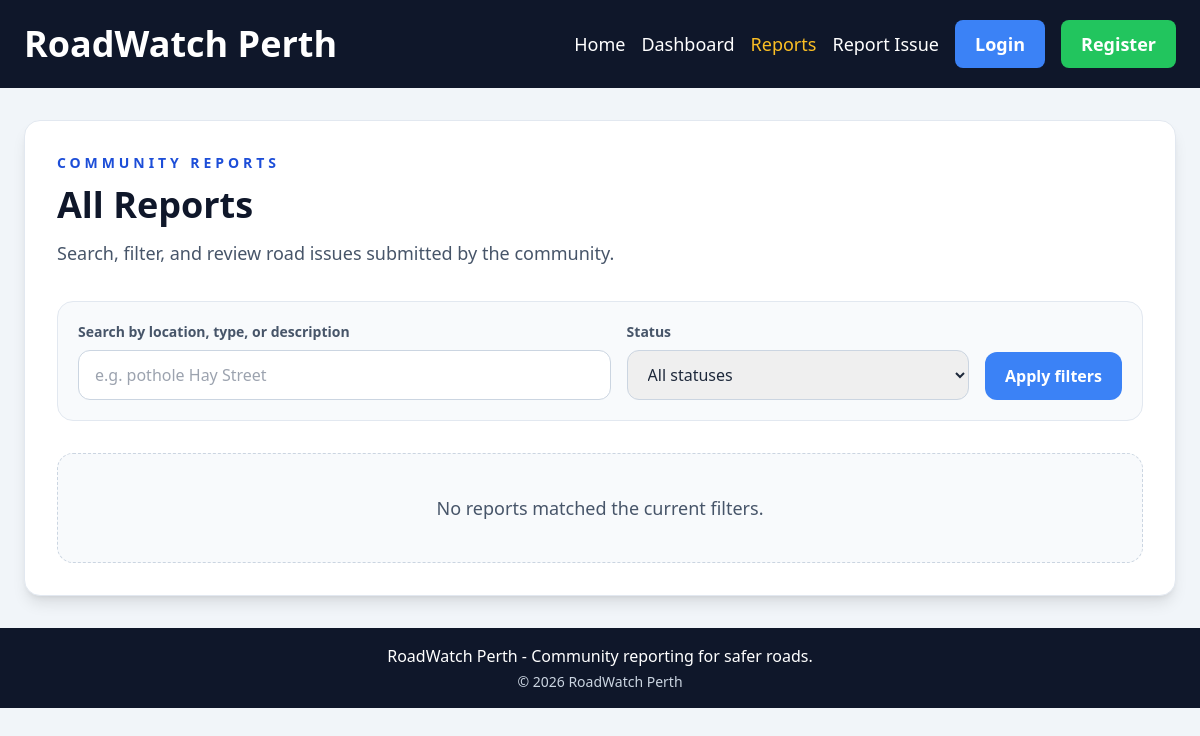
The page /reports/ on the database as committed earlier.
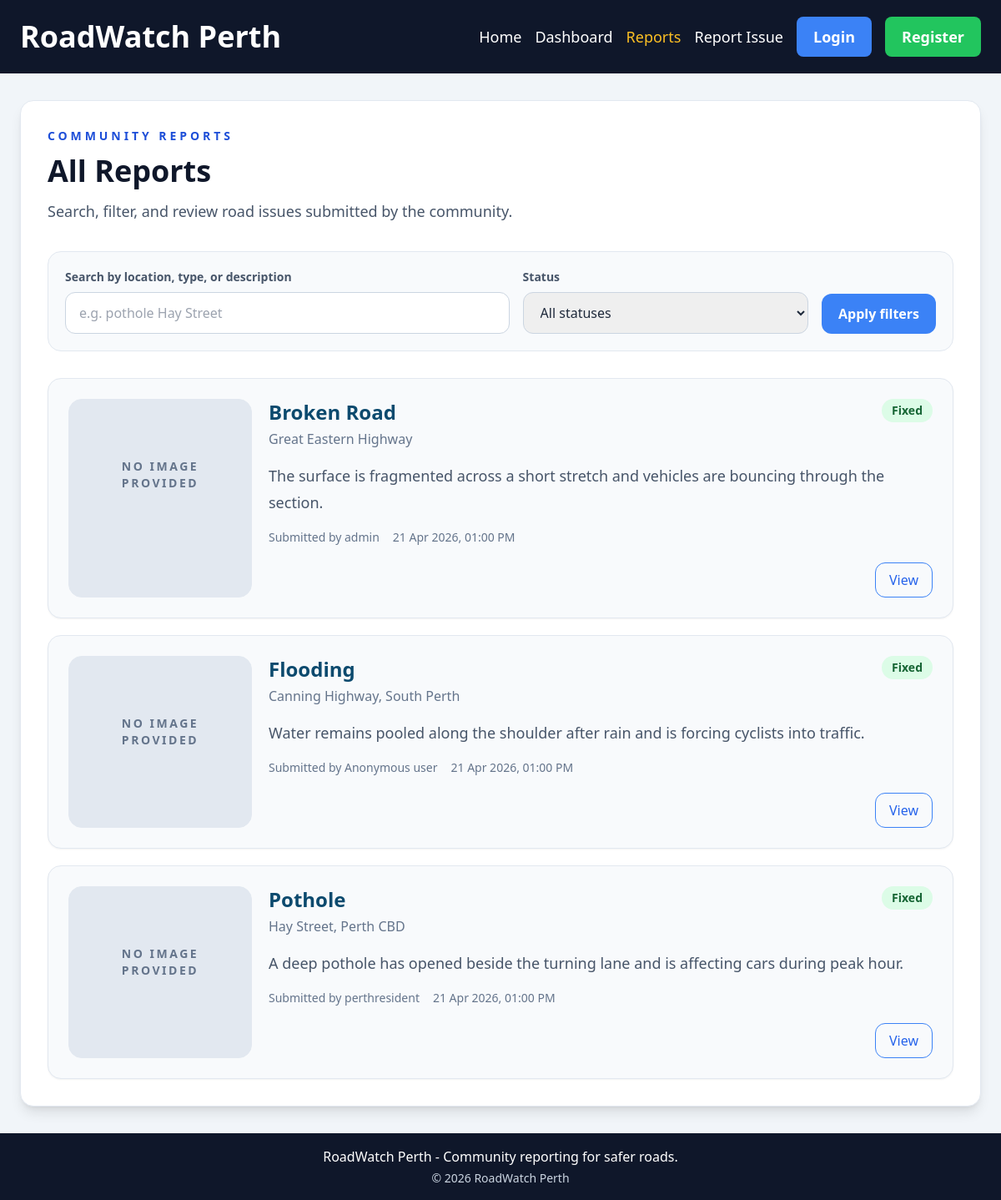
The same page on the database as committed later.
### roadwatch/models.py (models this page shows, shortened)
class Report(db.Model):
    __tablename__ = "reports"
    ISSUE_TYPES = (
        "Pothole",
        "Broken Road",
        "Crack",
        "Flooding",
        "Missing Sign",
        "Other",
    )
    STATUSES = ("Reported", "Under Review", "Fixed")
    id = db.Column(db.Integer, primary_key=True)
    issue_type = db.Column(db.String(50), nullable=False, index=True)
    location = db.Column(db.String(255), nullable=False, index=True)
    location_key = db.Column(db.String(255), nullable=False, index=True)
    description = db.Column(db.Text, nullable=False)
    image_url = db.Column(db.String(500), nullable=True)
    status = db.Column(db.String(30), nullable=False, default="Reported", index=True)
    is_anonymous = db.Column(db.Boolean, nullable=False, default=False)
    created_at = db.Column(db.DateTime(timezone=True), nullable=False, default=utcnow, index=True)
    updated_at = db.Column(db.DateTime(timezone=True), nullable=False, default=utcnow, onupdate=utcnow)
    reporter_id = db.Column(db.Integer, db.ForeignKey("users.id", ondelete="SET NULL"), nullable=True, index=True)
    reporter = db.relationship("User", back_populates="reports")
    @property
    def reporter_label(self):
        if self.is_anonymous:
            return "Anonymous user"
        if self.reporter:
            return self.reporter.username
        return "Guest reporter"
    def can_be_managed_by(self, user):
        return bool(user and user.is_authenticated and user.can_manage(self))

class User(UserMixin, db.Model):
    __tablename__ = "users"
    id = db.Column(db.Integer, primary_key=True)
    username = db.Column(db.String(50), unique=True, nullable=False, index=True)
    email = db.Column(db.String(255), unique=True, nullable=False, index=True)
    password_hash = db.Column(db.String(255), nullable=False)
    is_admin = db.Column(db.Boolean, nullable=False, default=False)
    is_active = db.Column(db.Boolean, nullable=False, default=True)
    created_at = db.Column(db.DateTime(timezone=True), nullable=False, default=utcnow)
    reports = db.relationship("Report", back_populates="reporter", lazy="dynamic")

### roadwatch/reports.py (the view, shortened to what this page needs)
@reports_bp.get("/")
def list_reports():
    search_term = request.args.get("q", "").strip()
    selected_status = request.args.get("status", "").strip()
    mine_only = request.args.get("mine") == "1"
    query = Report.query
    if selected_status in Report.STATUSES:
        query = query.filter(Report.status == selected_status)
    if mine_only:
        if not current_user.is_authenticated:
            flash("Log in to filter the list to your own reports.", "warning")
            return redirect(url_for("auth.login", next=request.full_path))
        query = query.filter(Report.reporter_id == current_user.id)
    reports = query.order_by(Report.created_at.desc()).all()
    return render_template(
        "reports.html",
        reports=reports,
        filters={"q": search_term, "status": selected_status, "mine": mine_only},
    )

### roadwatch/security.py (called while the page is built)
def validate_csrf():
    if request.method not in {"POST", "PUT", "PATCH", "DELETE"}:
        return
    submitted_token = request.form.get("csrf_token") or request.headers.get("X-CSRF-Token")
    if not submitted_token or submitted_token != session.get("_csrf_token"):
        abort(400)

### templates/reports.html (shortened to what this page needs)
{% extends "base.html" %}
{% block content %}
  <section class="rounded-2xl border border-slate-200 bg-white p-8 shadow-lg">
    <p class="mb-3 text-sm font-bold uppercase tracking-[0.28em] text-blue-700">Community Reports</p>
    <h1 class="mb-3 text-4xl font-bold text-slate-900">All Reports</h1>
    <p class="mb-8 text-lg leading-8 text-slate-600">Search, filter, and review road issues submitted by the community.</p>
    <form method="get" class="mb-8 grid gap-4 rounded-2xl border border-slate-200 bg-slate-50 p-5 md:grid-cols-[1.4fr,0.9fr,auto]">
      <div>
        <label for="q" class="mb-2 block text-sm font-semibold text-slate-600">Search by location, type, or description</label>
        <input id="q" name="q" value="{{ filters.q }}" class="w-full rounded-xl border border-slate-300 px-4 py-3" placeholder="e.g. pothole Hay Street">
      </div>
      <div>
        <label for="status" class="mb-2 block text-sm font-semibold text-slate-600">Status</label>
        <select id="status" name="status" class="w-full rounded-xl border border-slate-300 px-4 py-3">
          <option value="">All statuses</option>
        </select>
      </div>
      <div class="flex flex-col justify-end gap-3">
        <button type="submit" class="rounded-xl bg-blue-500 px-5 py-3 font-semibold text-white hover:bg-blue-600">Apply filters</button>
      </div>
    </form>
    {% if reports %}
      <div class="space-y-5">
        {% for report in reports %}
          <article class="rounded-2xl border border-slate-200 bg-slate-50 p-6 shadow-sm">
            <div class="grid gap-5 md:grid-cols-[220px,1fr]">
              <div class="overflow-hidden rounded-2xl border border-slate-200 bg-slate-200">
                {% if report.image_url %}
                  <img src="{{ report.image_url }}" alt="{{ report.issue_type }} image" class="h-full min-h-[180px] w-full object-cover">
                {% else %}
                  <div class="flex min-h-[180px] items-center justify-center bg-slate-200 px-6 text-center text-sm font-semibold uppercase tracking-[0.18em] text-slate-500">
                    No image provided
                  </div>
                {% endif %}
              </div>
              <div>
                <div class="mb-4 flex flex-wrap items-start justify-between gap-4">
                  <div>
                    <h2 class="mb-1 text-2xl font-bold text-sky-900">{{ report.issue_type }}</h2>
                    <p class="text-base text-slate-500">{{ report.location }}</p>
                  </div>
                  <span class="rounded-full px-3 py-1 text-sm font-bold {{ status_styles[report.status] }}">{{ report.status }}</span>
                </div>
                <p class="mb-4 text-lg leading-8 text-slate-600">{{ report.description[:220] }}{% if report.description|length > 220 %}...{% endif %}</p>
                <div class="mb-5 flex flex-wrap gap-4 text-sm text-slate-500">
                  <span>Submitted by {{ report.reporter_label }}</span>
                  <span>{{ report.created_at|datetime_label }}</span>
                </div>
                <div class="flex flex-wrap justify-end gap-3">
                  <a href="{{ url_for('reports.report_details', report_id=report.id) }}" class="rounded-xl border border-blue-500 px-4 py-2 font-medium text-blue-600 no-underline hover:bg-blue-50">View</a>
                </div>
              </div>
            </div>
          </article>
        {% endfor %}
      </div>
    {% else %}
      <div class="rounded-2xl border border-dashed border-slate-300 bg-slate-50 p-10 text-center">
        <p class="text-lg text-slate-600">No reports matched the current filters.</p>
      </div>
    {% endif %}
  </section>
{% endblock %}

### templates/base.html (shortened to what this page needs)
<!DOCTYPE html>
<html lang="en">
<head>
  <script src="https://cdn.tailwindcss.com"></script>
</head>
<body class="min-h-screen bg-slate-100 text-slate-800">
  <nav class="bg-slate-900">
    <div class="mx-auto flex max-w-7xl flex-wrap items-center justify-between gap-4 px-6 py-5">
      <a href="{{ url_for('main.index') }}" class="text-4xl font-bold text-white no-underline">RoadWatch Perth</a>
      <div class="flex flex-wrap items-center gap-4 text-base text-white md:text-lg">
        <a href="{{ url_for('main.index') }}" class="{% if request.endpoint == 'main.index' %}text-amber-400{% else %}hover:text-amber-400{% endif %}">Home</a>
        <a href="{{ url_for('main.dashboard') }}" class="{% if request.endpoint == 'main.dashboard' %}text-amber-400{% else %}hover:text-amber-400{% endif %}">Dashboard</a>
        <a href="{{ url_for('reports.list_reports') }}" class="{% if request.endpoint == 'reports.list_reports' or request.endpoint == 'reports.report_details' %}text-amber-400{% else %}hover:text-amber-400{% endif %}">Reports</a>
        <a href="{{ url_for('reports.create_report') }}" class="{% if request.endpoint == 'reports.create_report' or request.endpoint == 'reports.edit_report' %}text-amber-400{% else %}hover:text-amber-400{% endif %}">Report Issue</a>
        {% if current_user.is_authenticated %}
          {% if current_user.is_admin %}
            <a href="{{ url_for('admin.admin_panel') }}" class="{% if request.endpoint == 'admin.admin_panel' %}text-amber-400{% else %}hover:text-amber-400{% endif %}">Admin</a>
          {% endif %}
          <span class="rounded-full bg-slate-800 px-3 py-1 text-sm text-slate-200">
            {{ current_user.username }}{% if current_user.is_admin %} | admin{% endif %}
          </span>
          <form method="post" action="{{ url_for('auth.logout') }}">
            <input type="hidden" name="csrf_token" value="{{ csrf_token() }}">
            <button type="submit" class="rounded-lg bg-slate-700 px-4 py-2 font-semibold text-white hover:bg-slate-600">Logout</button>
          </form>
        {% else %}
          <a href="{{ url_for('auth.login') }}" class="{% if request.endpoint == 'auth.login' %}text-amber-400{% else %}rounded-lg bg-blue-500 px-5 py-2.5 font-semibold text-white no-underline hover:bg-blue-600{% endif %}">Login</a>
          <a href="{{ url_for('auth.register') }}" class="{% if request.endpoint == 'auth.register' %}text-amber-400{% else %}rounded-lg bg-green-500 px-5 py-2.5 font-semibold text-white no-underline hover:bg-green-600{% endif %}">Register</a>
        {% endif %}
      </div>
    </div>
  </nav>
  <main class="px-6 py-8">
    <div class="mx-auto max-w-7xl">
      {% block content %}{% endblock %}
    </div>
  </main>
  <footer class="bg-slate-900 py-4 text-center text-white">
    <p class="mb-0">RoadWatch Perth - Community reporting for safer roads.</p>
    <p class="mt-1 text-sm text-slate-300">&copy; {{ current_year }} RoadWatch Perth</p>
  </footer>
</body>
</html>

Rows that differ between the two databases and show on the page:
added Report: shows "NO IMAGE PROVIDED", issue_type "Broken Road", location "Great Eastern Highway", status "Fixed", description "The surface is fragmented across a short stretch and vehicles are bouncing through the section.", reporter_label "admin", created_at "21 Apr 2026, 01:00 PM"
added Report: shows "NO IMAGE PROVIDED", issue_type "Flooding", location "Canning Highway, South Perth", status "Fixed", description "Water remains pooled along the shoulder after rain and is forcing cyclists into traffic.", reporter_label "Anonymous user", created_at "21 Apr 2026, 01:00 PM"
added Report: shows "NO IMAGE PROVIDED", issue_type "Pothole", location "Hay Street, Perth CBD", status "Fixed", description "A deep pothole has opened beside the turning lane and is affecting cars during peak hour.", reporter_label "perthresident", created_at "21 Apr 2026, 01:00 PM"
Other text that changed with them:
text no longer shown: "No reports matched the current filters."
